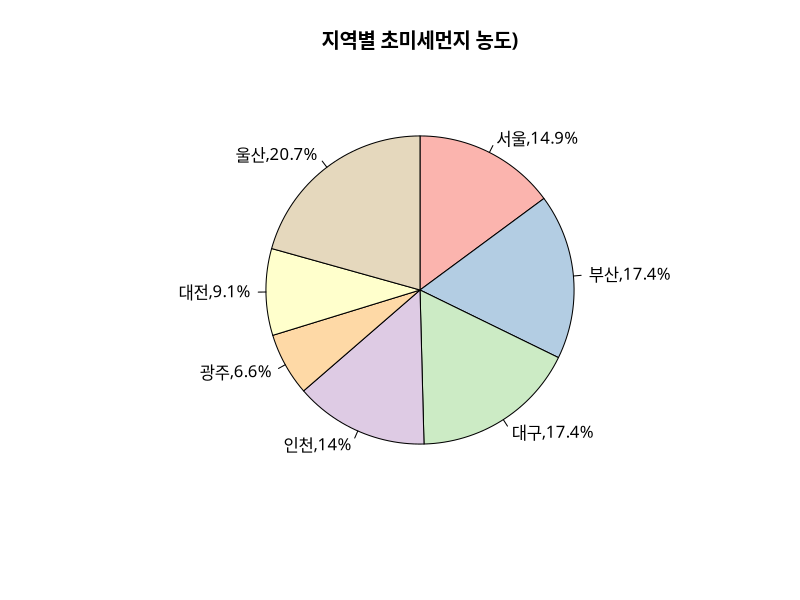

Reproduce this figure in R.
library(RColorBrewer)
# 한글 깨짐 이슈
par(family = "AppleGothic")
greens <- brewer.pal(7, 'Pastel1') #Green
city <- c("서울", "부산", "대구", "인천", "광주", "대전", "울산")
pm25 <- c(18, 21, 21, 17, 8, 11, 25)
pct <- round(pm25/sum(pm25)*100, 1)
city_labels <- paste(city, ",", pct, "%", sep="")
pie(pm25, labels=city_labels, col=greens, main="지역별 초미세먼지 농도)",
    init.angle=90, clockwise=T)
